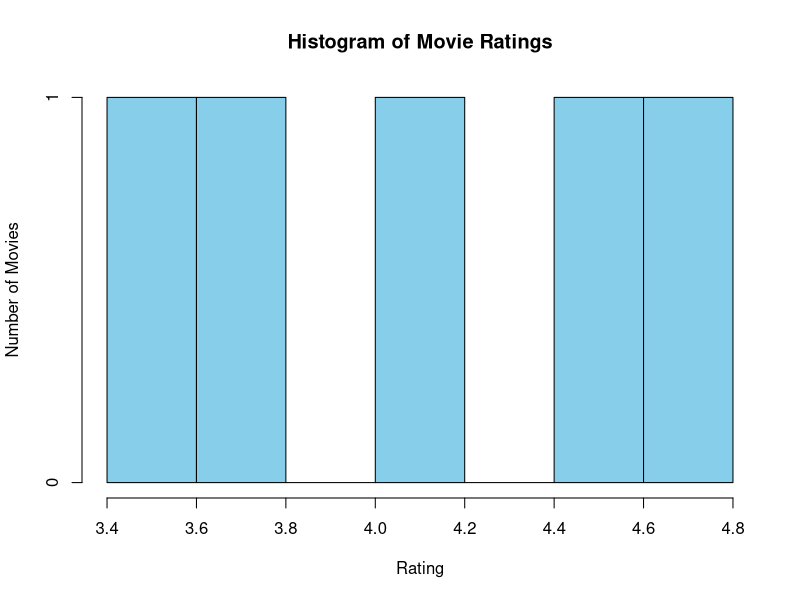

The R script that drew this image:
# Movie Ratings Dataset
movie_data <- data.frame(
  Movie_ID = c(1, 2, 3, 4, 5),
  Genre = c("Action", "Comedy", "Drama", "Action", "Comedy"),
  Rating = c(4.5, 3.8, 4.2, 4.7, 3.5),
  Duration = c(120, 90, 140, 130, 95)
)

# Histogram of Movie Ratings
hist(movie_data$Rating,
     main = "Histogram of Movie Ratings",
     xlab = "Rating",
     ylab = "Number of Movies",
     col = "skyblue",
     border = "black",
     breaks = 5)
